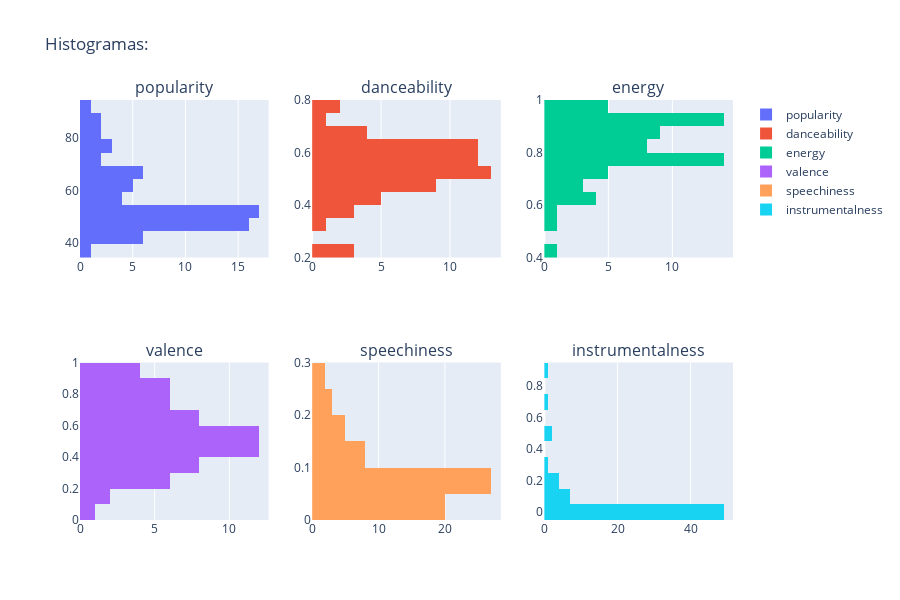

Notebook source saved alongside this figure:
### Markdown cell above
##### 3.2 Variables acotadas

### Code cell
cols = ['popularity','danceability', 'energy','valence', 'speechiness','instrumentalness']

fig = make_subplots(rows=2, cols=3, subplot_titles=cols)

for i, col in enumerate(cols):
    fig.add_trace(go.Histogram(y=anger_df[col], name=col), row=(i // 3) + 1, col=(i % 3) + 1)

fig.update_layout(
    title="Histogramas:",
    height=600,
    width=900
)

fig.show()

### Figure 1 — Plotly figure (JSON) as saved in the notebook; plotly's stock layout.template omitted (floating-point values rounded to 4 significant figures)
{"data": [{"name": "popularity", "type": "histogram", "xaxis": "x", "y": [81, 48, 65, 59, 84, 78, 91, 51, 86, 69, 71, 76, 69, 67, 51, 60, 52, 69, 62, 85, 66, 75, 72, 49, 50, 51, 61, 59, 53, 47, 53, 53, 41, 55, 48, 46, 50, 51, 64, 52, 46, 45, 53, 48, 50, 53, 46, 43, 41, 48, 49, 41, 48, 43, 42, 46, 53, 50, 62, 58, 49, 39, 52, 45, 45], "yaxis": "y"}, {"name": "danceability", "type": "histogram", "xaxis": "x2", "y": [0.668, 0.63, 0.589, 0.633, 0.463, 0.527, 0.548, 0.546, 0.618, 0.417, 0.536, 0.62, 0.62, 0.301, 0.446, 0.202, 0.698, 0.564, 0.545, 0.75, 0.482, 0.598, 0.649, 0.575, 0.506, 0.646, 0.73, 0.569, 0.514, 0.358, 0.507, 0.468, 0.608, 0.364, 0.552, 0.776, 0.421, 0.479, 0.451, 0.521, 0.469, 0.587, 0.627, 0.44, 0.501, 0.481, 0.67, 0.65, 0.591, 0.411, 0.6, 0.535, 0.547, 0.578, 0.647, 0.564, 0.375, 0.515, 0.586, 0.231, 0.228, 0.459, 0.45, 0.639, 0.573], "yaxis": "y2"}, {"name": "energy", "type": "histogram", "xaxis": "x3", "y": [0.921, 0.884, 0.797, 0.788, 0.857, 0.922, 0.532, 0.76, 0.938, 0.63, 0.9, 0.782, 0.61, 0.807, 0.778, 0.742, 0.891, 0.91, 0.987, 0.608, 0.843, 0.553, 0.74, 0.64, 0.967, 0.82, 0.445, 0.789, 0.949, 0.839, 0.88, 0.902, 0.781, 0.877, 0.78, 0.796, 0.817, 0.844, 0.929, 0.679, 0.882, 0.823, 0.861, 0.9, 0.777, 0.765, 0.903, 0.659, 0.698, 0.95, 0.915, 0.754, 0.987, 0.948, 0.794, 0.875, 0.71, 0.764, 0.81, 0.919, 0.879, 0.707, 0.947, 0.95, 0.723], "yaxis": "y3"}, {"name": "valence", "type": "histogram", "xaxis": "x4", "y": [0.782, 0.637, 0.232, 0.412, 0.856, 0.49, 0.405, 0.41, 0.875, 0.341, 0.627, 0.551, 0.235, 0.595, 0.683, 0.155, 0.837, 0.736, 0.558, 0.958, 0.433, 0.533, 0.203, 0.565, 0.592, 0.438, 0.075, 0.876, 0.608, 0.211, 0.469, 0.451, 0.826, 0.382, 0.354, 0.965, 0.522, 0.446, 0.378, 0.555, 0.298, 0.73, 0.623, 0.467, 0.757, 0.465, 0.528, 0.733, 0.764, 0.658, 0.589, 0.335, 0.5, 0.392, 0.913, 0.61, 0.559, 0.342, 0.646, 0.128, 0.352, 0.465, 0.298, 0.898, 0.931], "yaxis": "y4"}, {"name": "speechiness", "type": "histogram", "xaxis": "x5", "y": [0.0439, 0.0489, 0.15, 0.127, 0.0632, 0.0728, 0.0323, 0.0399, 0.0456, 0.0898, 0.0807, 0.058, 0.0373, 0.0695, 0.173, 0.124, 0.113, 0.0953, 0.197, 0.0387, 0.288, 0.0397, 0.0617, 0.0455, 0.0635, 0.0521, 0.0446, 0.138, 0.0872, 0.203, 0.0461, 0.132, 0.0621, 0.107, 0.042, 0.0806, 0.162, 0.103, 0.0549, 0.0892, 0.068, 0.0456, 0.0509, 0.0679, 0.0427, 0.0388, 0.195, 0.0349, 0.213, 0.0547, 0.0665, 0.0396, 0.0807, 0.137, 0.049, 0.052, 0.267, 0.0444, 0.0484, 0.0722, 0.0701, 0.093, 0.207, 0.0609, 0.0571], "yaxis": "y5"}, {"name": "instrumentalness", "type": "histogram", "xaxis": "x6", "y": [0.00517, 0.000102, 4.35e-06, 1.6e-06, 0, 0.000162, 0.000263, 4.66e-05, 0, 0.0134, 0.000286, 2.01e-06, 0.162, 0.112, 0.662, 0.000483, 2.96e-05, 2.32e-05, 0.0786, 0, 0.103, 0.157, 0.0505, 0.00173, 0.195, 0.000171, 0.00109, 0, 2.46e-05, 0.00081, 0.0176, 2.65e-06, 0.226, 1.16e-05, 2.69e-06, 9.57e-06, 0.000615, 0.107, 0.00785, 0.00122, 0.00483, 4.91e-05, 0, 4.83e-06, 0.000643, 0.000737, 2.86e-06, 0.0718, 0, 1.28e-05, 0.00952, 3.63e-06, 0.00024, 0.000554, 0.0708, 0.000158, 0.00628, 0.878, 2.95e-05, 0.00442, 8.7e-06, 0.491, 0.00027, 0.494, 0.335], "yaxis": "y6"}], "layout": {"annotations": [{"font": {"size": 16}, "showarrow": false, "text": "popularity", "x": 0.1444, "xanchor": "center", "xref": "paper", "y": 1, "yanchor": "bottom", "yref": "paper"}, {"font": {"size": 16}, "showarrow": false, "text": "danceability", "x": 0.5, "xanchor": "center", "xref": "paper", "y": 1, "yanchor": "bottom", "yref": "paper"}, {"font": {"size": 16}, "showarrow": false, "text": "energy", "x": 0.8556, "xanchor": "center", "xref": "paper", "y": 1, "yanchor": "bottom", "yref": "paper"}, {"font": {"size": 16}, "showarrow": false, "text": "valence", "x": 0.1444, "xanchor": "center", "xref": "paper", "y": 0.375, "yanchor": "bottom", "yref": "paper"}, {"font": {"size": 16}, "showarrow": false, "text": "speechiness", "x": 0.5, "xanchor": "center", "xref": "paper", "y": 0.375, "yanchor": "bottom", "yref": "paper"}, {"font": {"size": 16}, "showarrow": false, "text": "instrumentalness", "x": 0.8556, "xanchor": "center", "xref": "paper", "y": 0.375, "yanchor": "bottom", "yref": "paper"}], "height": 600, "title": {"text": "Histogramas:"}, "width": 900, "xaxis": {"anchor": "y", "domain": [0, 0.2889]}, "xaxis2": {"anchor": "y2", "domain": [0.3556, 0.6444]}, "xaxis3": {"anchor": "y3", "domain": [0.7111, 1]}, "xaxis4": {"anchor": "y4", "domain": [0, 0.2889]}, "xaxis5": {"anchor": "y5", "domain": [0.3556, 0.6444]}, "xaxis6": {"anchor": "y6", "domain": [0.7111, 1]}, "yaxis": {"anchor": "x", "domain": [0.625, 1]}, "yaxis2": {"anchor": "x2", "domain": [0.625, 1]}, "yaxis3": {"anchor": "x3", "domain": [0.625, 1]}, "yaxis4": {"anchor": "x4", "domain": [0, 0.375]}, "yaxis5": {"anchor": "x5", "domain": [0, 0.375]}, "yaxis6": {"anchor": "x6", "domain": [0, 0.375]}}}
